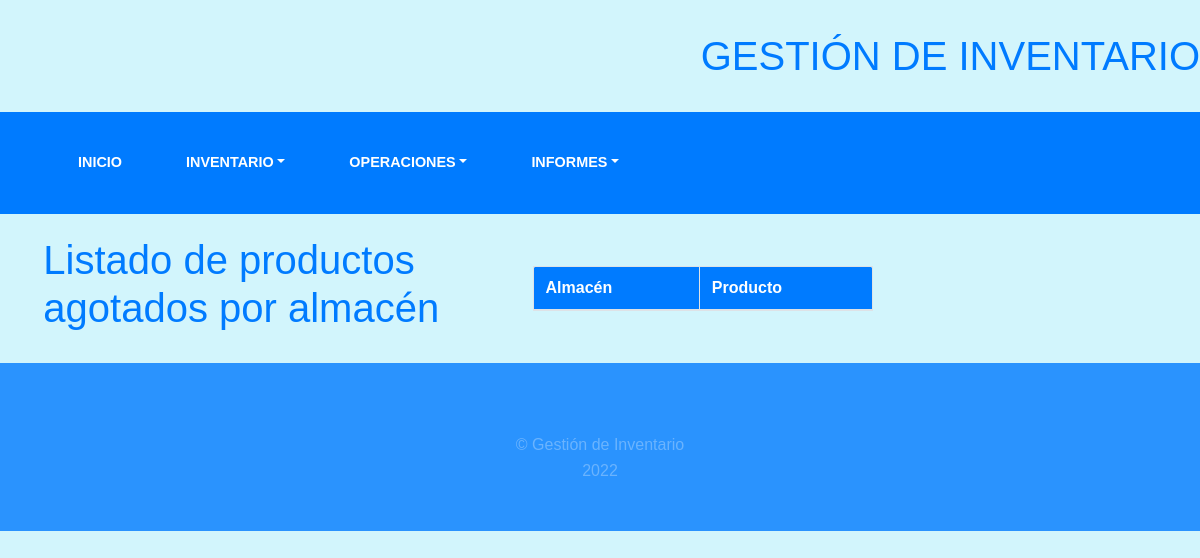
The app's page /consultas/productos_agotados_almacen/, older data.
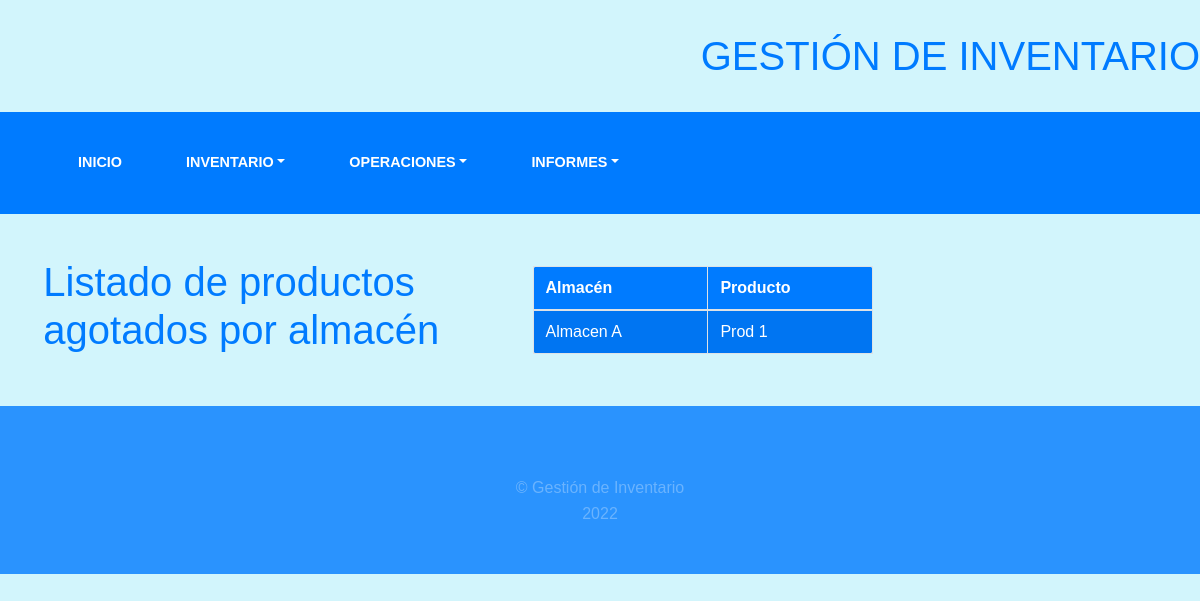
The same page, newer data.
### inventory/models.py (models this page shows, shortened)
class Almacen(models.Model):
    nombre = models.CharField(max_length=100, unique=True)
    es_central = models.TextField(max_length=20, null=False, blank=False)
    class Meta:
        verbose_name_plural = "Almacenes"
        verbose_name = "Almacén"

class Producto(models.Model):
    nombre = models.CharField(max_length=20, unique=True)
    cantidad = models.IntegerField(default=0,validators=[MinValueValidator(0)])
    fecha_entrada = models.DateField()
    precio_costo = models.DecimalField(decimal_places=2, max_digits=10, default=0, validators=[MinValueValidator(0)])
    precio_venta = models.DecimalField(decimal_places=2, max_digits=10, default=0, validators=[MinValueValidator(0)])
    class Meta:
        verbose_name = "Producto"
        verbose_name_plural = "Productos"

### inventory/views.py (the view)
# urls.py: path('productos_agotados_almacen/', views.productos_agotados_almacen, name="productos_agotados_almacen"),
def productos_agotados_almacen(request):
    if request.method == 'GET':
        res = []
        for i in Producto.objects.filter(existencia__cantidad=0):
            for e in Existencia.objects.filter(cantidad=0):
                if i.id == e.producto.id:
                    t = tuple((Almacen.objects.get(id=e.almacen.id).nombre, i.nombre))
                    res.append(t)
        return render(request, 'inventory/producto/productos_agotados_alm.html', {'res': res})

### templates/inventory/producto/productos_agotados_alm.html (shortened to what this page needs)
{% extends 'inventory/base.html' %}
{% block content %}
    <div class=" row ">
        <div class="col-5 d-flex align-items-center justify-content-center">
            <h1>Listado de productos <br>agotados por almacén</h1>
        </div>
        <div class="letra_azul col-4 d-flex align-items-center justify-content-center">
            <div class="card-body">
                <table id="example" class="table table-striped table-bordered f_back" style="width:100%">
                    <thead>
                    <tr>
                        <th>Almacén</th>
                        <th>Producto</th>
                    </tr>
                    </thead>
                    <tbody>
                    {% for alm,prod in res %}
                        <tr>
                            <td><a href="#">{{ alm }}</a></td>
                            <td><a>{{ prod }}</a></td>
                        </tr>
                    {% endfor %}
                    </tbody>
                </table>
            </div>
        </div>
    </div>
{% endblock %}

Row changes from the older to the newer data that the page shows:
now on this page (row unchanged): Almacen: res "Almacen A"
now on this page (row edited): Producto: res "Prod 1"
